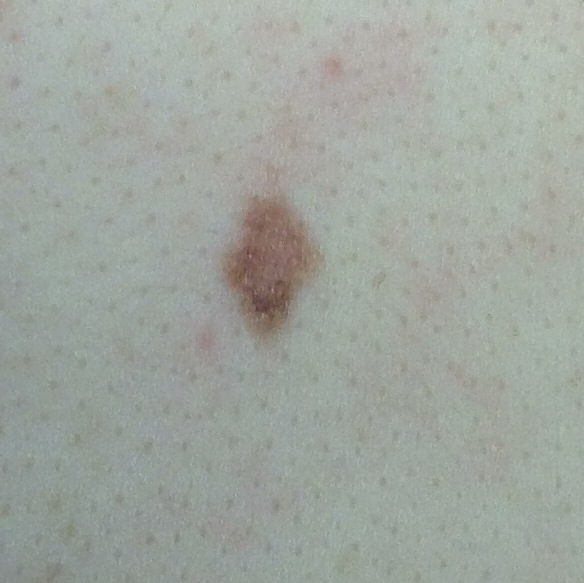
#> input picture samples/low_risk_1.jpg, 584 x 583 px
$ python -i mole_segmentation.py   (imports and definitions only)
#> lines starting #> are read from the running program, lines starting #| are printed output that depends on the picture; after the words box and inside, x2 and y2 are one past the last pixel; in counts of white or black regions, pixels touching at a corner belong together
#> in segment_file, image is the input picture: PIL image 584x583 RGB; mean R, G, B 159.4, 165.6, 158.5
"""Classical image-segmentation pipeline for coursework demonstrations.

Image processing: grayscale -> K-Means -> spatial DBSCAN -> median -> Sobel.
Outputs indicate candidate dark regions, *not* melanoma diagnosis or risk.
"""
from __future__ import annotations

import argparse
from dataclasses import dataclass
from pathlib import Path

import numpy as np
from PIL import Image
from scipy import ndimage
from sklearn.cluster import DBSCAN, KMeans


@dataclass
class SegmentationResult:
    image: np.ndarray
    grayscale: np.ndarray
    quantized: np.ndarray
    candidate_mask: np.ndarray
    mask: np.ndarray
    edge: np.ndarray
    overlay: np.ndarray
    selected_pixels: int
    area_fraction: float
    valid: bool
    message: str


def resize_rgb(image: np.ndarray, max_side: int = 320) -> np.ndarray:
    """Downscale for reasonable CPU/memory use in pixel-coordinate DBSCAN."""
#> called with max_side = 320
    if max_side < 64:
        raise ValueError('max_side must be at least 64 pixels')
    arr = np.asarray(image)
    if arr.ndim != 3 or arr.shape[2] not in (3, 4):
        raise ValueError('Expected RGB/RGBA image')
    if arr.dtype != np.uint8:
        arr = np.clip(arr, 0, 255).astype(np.uint8)
    im = Image.fromarray(arr[..., :3], 'RGB')
    if max(im.size) > max_side:
        im.thumbnail((max_side, max_side), Image.Resampling.LANCZOS)
    return np.asarray(im.convert('RGB')).copy()


def select_mole_cluster(points: np.ndarray, labels: np.ndarray, shape: tuple[int, int], min_pixels: int = 40) -> np.ndarray:
    """Prefer substantial, interior clusters; fall back to largest non-noise cluster."""
    height, width = shape
    candidates = []
    for label in np.unique(labels):
        if label == -1:
            continue
        pts = points[labels == label]
        area = pts.shape[0]
        if area < min_pixels:
            continue
        touches = (pts[:,0].min() <= 1 or pts[:,0].max() >= height-2 or
                   pts[:,1].min() <= 1 or pts[:,1].max() >= width-2)
        center = pts.mean(axis=0)
        centered = np.linalg.norm((center - [height/2, width/2]) / [height, width])
        # Largest spatially connected dark region that avoids border artifacts.
        candidates.append((bool(touches), -area, centered, pts))
    if not candidates:
        return np.empty((0,2),dtype=np.int32)
    candidates.sort(key=lambda v:(v[0],v[1],v[2]))
    return candidates[0][3]


def segment_image(image: np.ndarray, *, max_side: int = 320,
                  n_clusters: int = 3, eps: float = 6.0,
                  min_samples: int = 12, median_size: int = 5,
                  random_state: int = 0) -> SegmentationResult:
    """Segment a candidate lesion; parameters are heuristic and image-dependent."""
    if not 2 <= n_clusters <= 8:
        raise ValueError('n_clusters must be between 2 and 8')
    if eps <= 0 or min_samples <= 0 or median_size < 1:
        raise ValueError('eps, min_samples, and median_size must be positive')
    rgb = resize_rgb(image,max_side=max_side)
    h,w=rgb.shape[:2]
#> h = 319; w = 320
    gray=np.mean(rgb,axis=2).astype('uint8')
    values=gray.reshape(-1,1).astype('float32')
    if len(np.unique(values)) < n_clusters:
        raise ValueError('Image has too few grayscale intensity levels')
    # Sample pixels to fit a lightweight KMeans; classify every pixel by centroid.
    rng = np.random.default_rng(random_state)
    idx = rng.choice(values.shape[0],size=min(12000,len(values)),replace=False)
#> idx = 12000 values, max 102051 at index 9528, min 1 at index 5361, mean 51089.2
    model = KMeans(n_clusters=n_clusters,random_state=random_state,n_init=5)
    model.fit(values[idx])
    centers=model.cluster_centers_.ravel()
    labels=np.argmin(abs(values - centers[None,:]),axis=1).reshape(h,w)
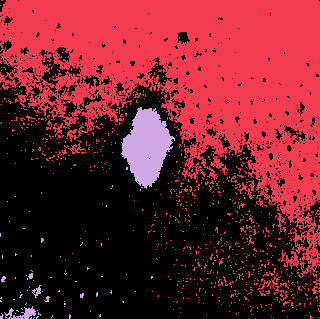
#> labels: shape (319, 320) int64; 3 distinct labels, from 0 to 2; one colour per label, 0 black
    quant=np.clip(centers[labels],0,255).astype('uint8')
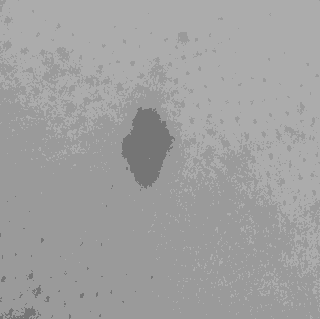
#> quant: shape (319, 320); min 117, max 172, mean 160.4
    counts=np.bincount(labels.ravel(),minlength=n_clusters)
#> counts = [56030, 42932, 3118]
    sorted_indices=np.argsort(centers)
    # Match original coursework: darkest intensity cluster, avoiding broad background.
    dark_index=next((int(k) for k in sorted_indices if counts[k]<0.4*h*w),int(sorted_indices[0]))
#> dark_index = 2
    candidate=(labels==dark_index)
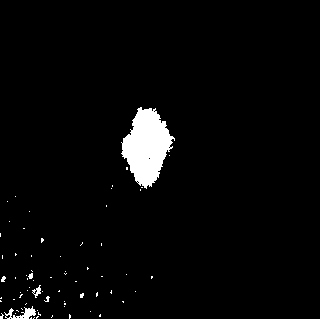
#> candidate: shape (319, 320) bool; 3.1% white; 70 white regions (65 under 20 px), largest, box (x1, y1, x2, y2) and area: (121, 107, 175, 189) 2624, (4, 306, 36, 319) 182, (32, 285, 41, 298) 52, (28, 273, 33, 279) 22, (1, 276, 6, 282) 21
    points=np.argwhere(candidate)
#> points = 3118 pairs, first value 107 to 318, second value 0 to 174
    mask=np.zeros((h,w),dtype=bool)
    msg='Candidate lesion region identified'
    if len(points)>=min_samples:
        dbscan=DBSCAN(eps=eps,min_samples=min_samples,metric='euclidean').fit(points)
        chosen=select_mole_cluster(points,dbscan.labels_,(h,w))
#> the loop in select_mole_cluster, `for label in np.unique(labels):` made 8 passes
#> (touches, center, centered) on passes 2, 5, 8: (False, [146.1, 146.4], 0.0599), (False, [290.9, 36.56], 0.564), (True, [313.6, 21.67], 0.648)
#> after the loop in select_mole_cluster, `for label in np.unique(labels):`: candidates = 3 items
#> chosen = 2635 pairs, first value 107 to 190, second value 121 to 174
        if len(chosen):
            mask[chosen[:,0],chosen[:,1]]=True
        else:
            msg='No substantial non-noise DBSCAN component found'
    else:
        msg='Too few candidate dark pixels'
    if mask.any():
        # Original workflow uses binary-image median smoothing before Sobel.
        mask=ndimage.median_filter(mask.astype('uint8'),size=median_size)>0
    smooth=mask.astype(float)*255
    gx=ndimage.sobel(smooth,axis=1,mode='constant')
    gy=ndimage.sobel(smooth,axis=0,mode='constant')
    grad=np.hypot(gx,gy)
    edge=(grad>0.3*grad.max()) if grad.max()>0 else np.zeros((h,w),dtype=bool)
    overlay=rgb.copy()
    overlay[edge]=np.array([255,75,60],dtype='uint8')
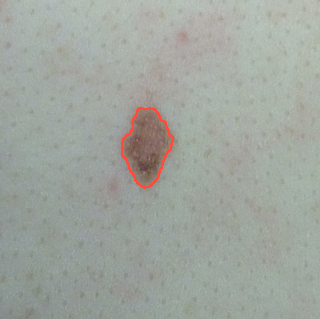
#> overlay: shape (319, 320, 3); mean R, G, B 160, 165.3, 158.1
    total=int(mask.sum())
    return SegmentationResult(rgb,gray,quant,candidate,mask,edge,overlay,
                             selected_pixels=total,area_fraction=total/(h*w),
                             valid=bool(total and edge.any()),message=msg)


def segment_file(path: str|Path, **kwargs) -> SegmentationResult:
    with Image.open(path) as image:
        rgb=np.asarray(image.convert('RGB'))
    return segment_image(rgb,**kwargs)


# [45 lines left out: functions write_panels, main, not called in this run]

# [2 lines not run here, left out]

>>> result = segment_file('../samples/low_risk_1.jpg')

$ run again, on samples/medium_risk_2.jpg
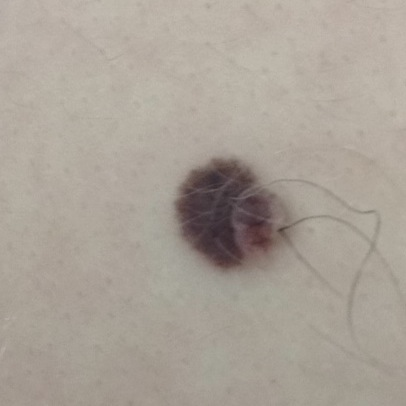
#> input picture samples/medium_risk_2.jpg, 406 x 406 px
#> in segment_file, image is the input picture: PIL image 406x406 RGB; mean R, G, B 169.5, 161.1, 151.2
#> idx = 12000 values, max 102397 at index 8754, min 1 at index 5361, mean 51179
#> labels: shape (320, 320) int64; 3 distinct labels, from 0 to 2
#> counts = [47495, 5403, 49502]
#> dark_index = 1
#> in segment_image, `candidate=(labels==dark_index)`:
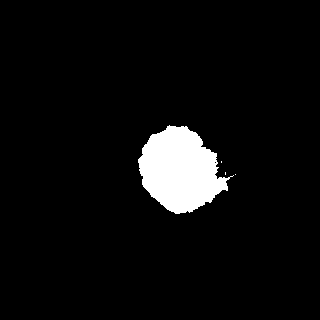
#> candidate: shape (320, 320) bool; 5.3% white; 4 white regions (3 under 20 px), largest, box (x1, y1, x2, y2) and area: (138, 125, 234, 214) 5397
#> points = 5403 pairs, first value 125 to 213, second value 138 to 235
#> the loop in select_mole_cluster, `for label in np.unique(labels):` made 1 pass
#> (touches, center, centered) on pass 1: (False, [169.9, 179.7], 0.0689)
#> after the loop in select_mole_cluster, `for label in np.unique(labels):`: candidates = 1 item
#> chosen has the same summary as points
#> in segment_image, `overlay[edge]=np.array([255,75,60],dtype='uint8')`:
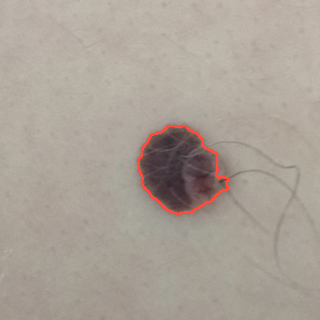
#> overlay: shape (320, 320, 3); mean R, G, B 170.4, 160.9, 150.9

$ run again, on samples/melanoma_10.jpg
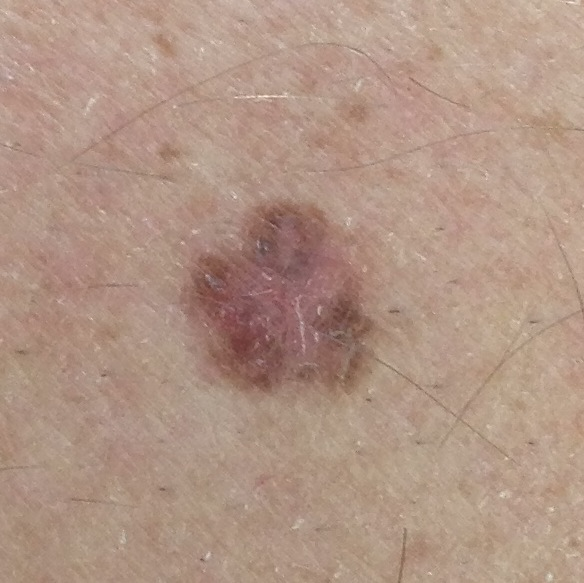
#> input picture samples/melanoma_10.jpg, 584 x 583 px
#> in segment_file, image is the input picture: PIL image 584x583 RGB; mean R, G, B 176.8, 148.6, 132.9
#> idx = 12000 values, max 102051 at index 9528, min 1 at index 5361, mean 51089.2
#> labels: shape (319, 320) int64; 3 distinct labels, from 0 to 2
#> counts = [50097, 44160, 7823]
#> dark_index = 2
#> in segment_image, `candidate=(labels==dark_index)`:
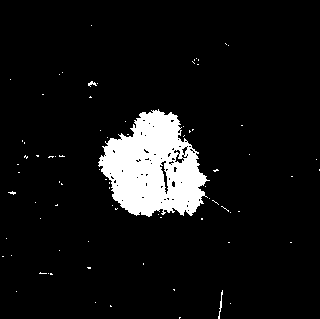
#> candidate: shape (319, 320) bool; 7.7% white; 79 white regions (76 under 20 px), largest, box (x1, y1, x2, y2) and area: (98, 109, 210, 217) 7545, (218, 290, 223, 319) 44, (88, 81, 97, 87) 26
#> points = 7823 pairs, first value 25 to 318, second value 2 to 319
#> the loop in select_mole_cluster, `for label in np.unique(labels):` made 6 passes
#> (touches, center, centered) on passes 3, 6: (False, [167.5, 153.1], 0.0331), (True, [304.4, 220.2], 0.492)
#> after the loop in select_mole_cluster, `for label in np.unique(labels):`: candidates = 2 items
#> chosen = 7570 pairs, first value 109 to 217, second value 98 to 212
#> in segment_image, `overlay[edge]=np.array([255,75,60],dtype='uint8')`:
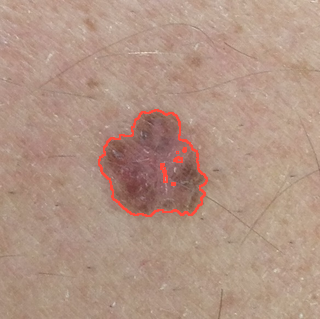
#> overlay: shape (319, 320, 3); mean R, G, B 178, 148.1, 132.3
